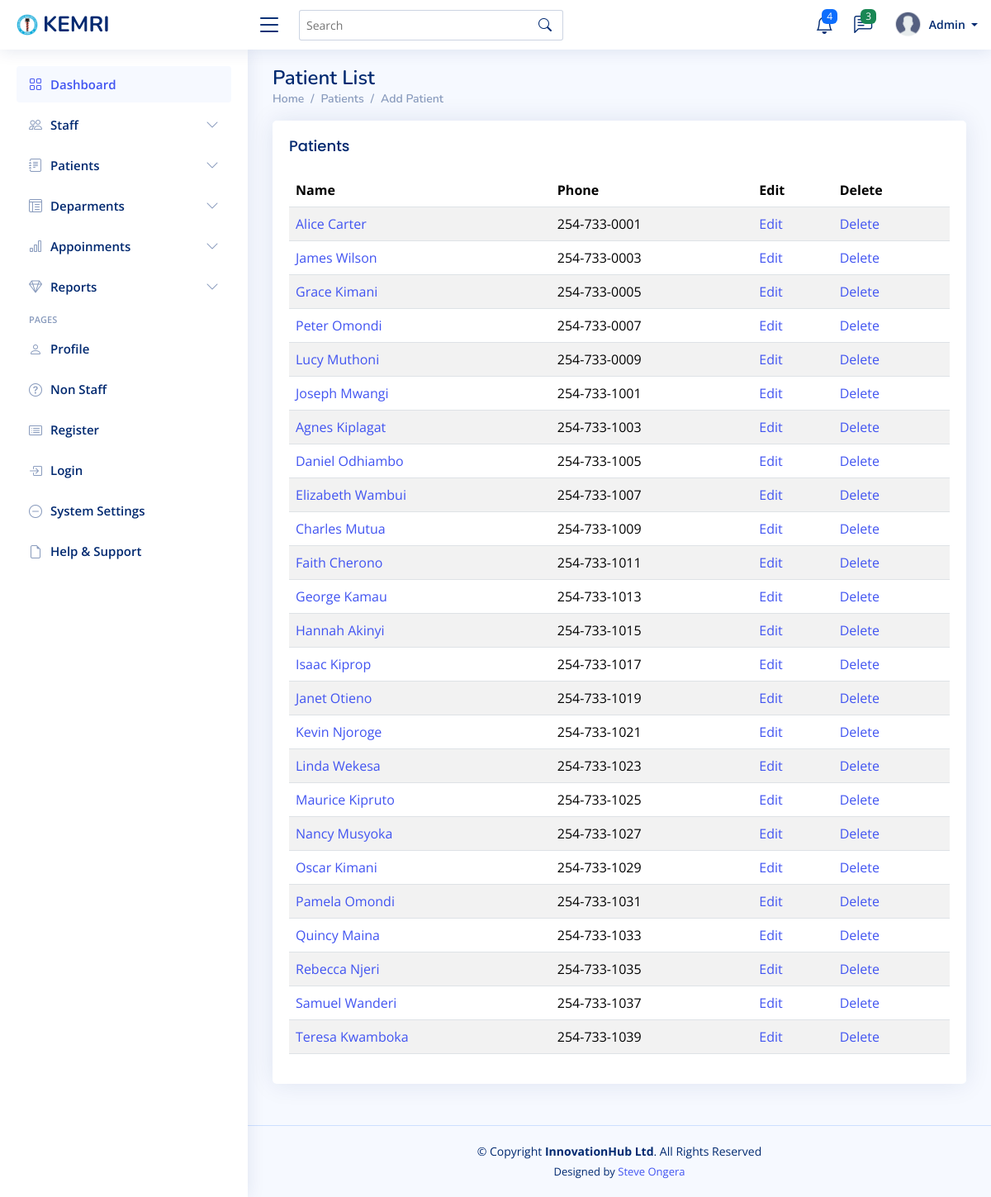
The app's page /patients/, older data.
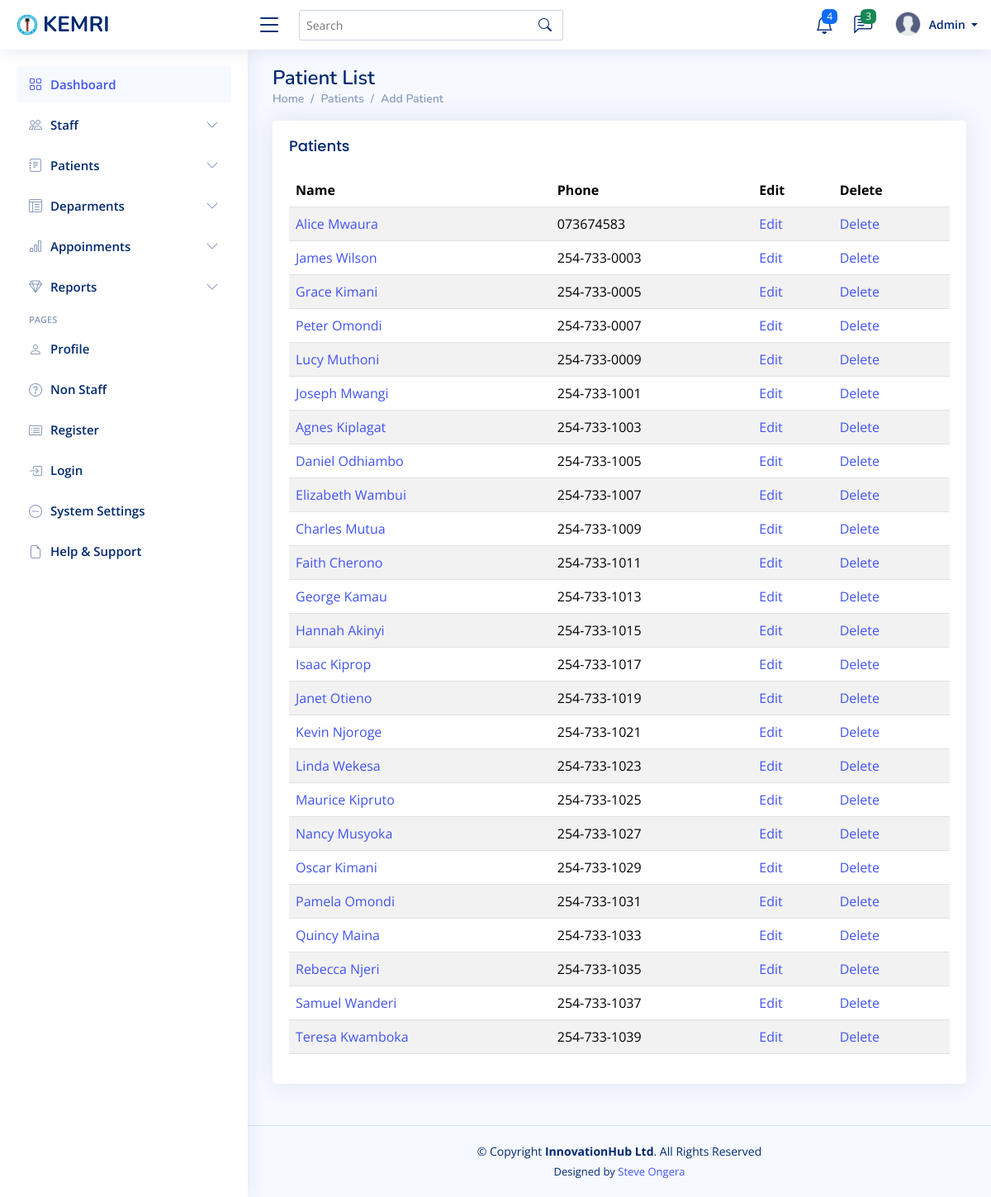
The same page, newer data.
### mtwapa_branch/models.py (models this page shows)
class Patient(models.Model):
    first_name = models.CharField(max_length=100)
    last_name = models.CharField(max_length=100)
    phone = models.CharField(max_length=100)
    gender = models.CharField(
        max_length=10,
        choices=[('Male', 'Male'), ('Female', 'Female'), ('Other', 'Other')],
        blank=True,
        null=True
    )
    email = models.EmailField(max_length=100 , blank=True, null=True )
    Identification_no= models.CharField(max_length=100 , blank=True, null=True)
    date_of_birth = models.DateField()
    address = models.TextField()
    emergency_contact_name = models.CharField(max_length=100)
    emergency_contact_number = models.CharField(max_length=15)
    blood_type = models.CharField(max_length=3, blank=True, null=True)
    allergies = models.TextField(blank=True, null=True)
    chronic_conditions = models.TextField(blank=True, null=True)
    medical_history = models.TextField(blank=True, null=True)
    insurance_provider = models.CharField(max_length=100, blank=True, null=True)
    profile_picture = models.ImageField(upload_to='patient_profiles/', blank=True, null=True)
    date_added = models.DateTimeField( blank=True, null=True )  # Automatically sets the date when a patient is added
    def __str__(self):
        return f"{self.first_name} {self.last_name}"

### mtwapa_branch/views.py (the view)
# urls.py: path('patients/', views.patient_list, name='patient_list'),
def patient_list(request):
    patients = Patient.objects.all()
    return render(request, 'patient/patient_list.html', {'patients': patients})

### templates/patient/patient_list.html
{% extends "base/base.html" %}
{% block content %}
<div class="pagetitle">
    <h1>Patient List</h1>
    <nav>
      <ol class="breadcrumb">
        <li class="breadcrumb-item"><a href="{% url 'dashboard' %}">Home</a></li>
        <li class="breadcrumb-item">Patients</li>
        <li class="breadcrumb-item active"><a href="{% url 'patient_create' %}">Add Patient</a></li>
      </ol>
    </nav>
</div>
<section class="section">
    <div class="row">
        <div class="col-lg-12">
            <div class="card">
                <div class="card-body">
                    <h5 class="card-title">Patients</h5>
                    <div class="table-responsive">
                        <table class="table table-striped datatable">
                            <thead>
                                <tr>
                                    <th>Name</th>
                                    <th>Phone</th>
                                    <th>Edit</th>
                                    <th>Delete</th>
                                </tr>
                            </thead>
                            <tbody>
                                {% for patient in patients %}
                                <tr>
                                    <td><a href="{% url 'patient_detail' patient.pk %}">{{ patient }}</a></td>
                                    <td>{{ patient.phone }}</td>
                                    <td><a href="{% url 'patient_update' patient.pk %}">Edit</a></td>
                                    <td><a href="{% url 'patient_delete' patient.pk %}">Delete</a></td>
                                </tr>
                                {% endfor %}
                            </tbody>
                        </table>
                    </div>
                </div>
            </div>
        </div>
    </div>
</section>
{% endblock %}

Row changes from the older to the newer data that the page shows:
changed Patient: first_name+last_name "Alice Carter" → "Alice Mwaura"; phone "254-733-0001" → "073674583"
